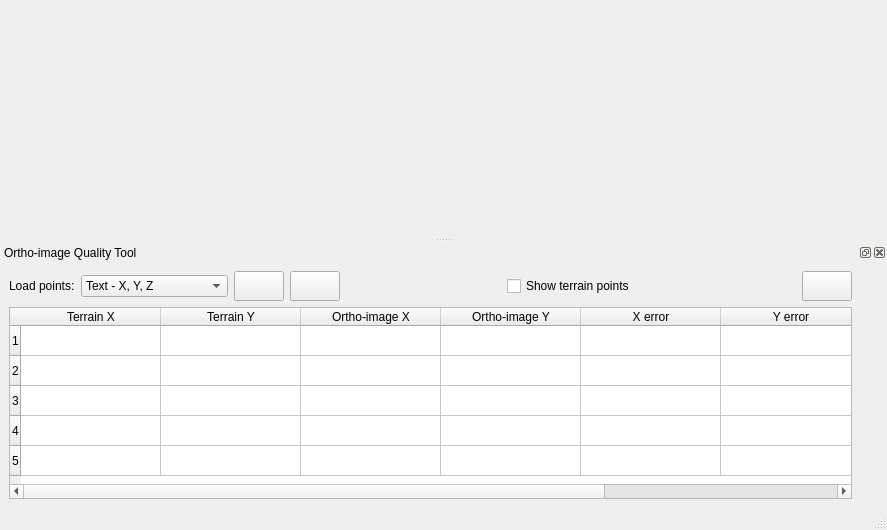
<?xml version="1.0" encoding="UTF-8"?>
<ui version="4.0">
 <class>OrthoQualityWindow</class>
 <widget class="QMainWindow" name="OrthoQualityWindow">
  <property name="geometry">
   <rect>
    <x>0</x>
    <y>0</y>
    <width>887</width>
    <height>530</height>
   </rect>
  </property>
  <property name="windowTitle">
   <string>Ortho-image Quality Tool</string>
  </property>
  <property name="windowIcon">
   <iconset resource="../resource/resource.qrc">
    <normaloff>:/icon/WindowIcon.png</normaloff>:/icon/WindowIcon.png</iconset>
  </property>
  <widget class="QWidget" name="centralwidget"/>
  <widget class="QStatusBar" name="statusbar"/>
  <widget class="QDockWidget" name="dockWidget">
   <property name="contextMenuPolicy">
    <enum>Qt::NoContextMenu</enum>
   </property>
   <property name="windowIcon">
    <iconset>
     <normaloff/>
    </iconset>
   </property>
   <property name="floating">
    <bool>false</bool>
   </property>
   <property name="features">
    <set>QDockWidget::AllDockWidgetFeatures</set>
   </property>
   <property name="windowTitle">
    <string>Ortho-image Quality Tool</string>
   </property>
   <attribute name="dockWidgetArea">
    <number>8</number>
   </attribute>
   <widget class="QWidget" name="dockWidgetContents">
    <layout class="QGridLayout" name="gridLayout">
     <item row="0" column="0">
      <layout class="QHBoxLayout" name="horizontalLayout">
       <item>
        <layout class="QHBoxLayout" name="horizontalLayout_3">
         <item>
          <widget class="QLabel" name="label">
           <property name="text">
            <string>Load points:</string>
           </property>
          </widget>
         </item>
         <item>
          <widget class="QComboBox" name="comboBox1">
           <item>
            <property name="text">
             <string>Text - X, Y, Z</string>
            </property>
           </item>
           <item>
            <property name="text">
             <string>E-FOTO Stereoplotter</string>
            </property>
           </item>
           <item>
            <property name="text">
             <string>Ortho-image quality</string>
            </property>
           </item>
          </widget>
         </item>
        </layout>
       </item>
       <item>
        <layout class="QHBoxLayout" name="horizontalLayout_2">
         <item>
          <widget class="QToolButton" name="loadButton">
           <property name="minimumSize">
            <size>
             <width>50</width>
             <height>30</height>
            </size>
           </property>
           <property name="toolTip">
            <string>Load testing points</string>
           </property>
           <property name="text">
            <string/>
           </property>
           <property name="icon">
            <iconset resource="../resource/resource.qrc">
             <normaloff>:/icon/fileopen.png</normaloff>:/icon/fileopen.png</iconset>
           </property>
          </widget>
         </item>
         <item>
          <widget class="QToolButton" name="saveButton">
           <property name="minimumSize">
            <size>
             <width>50</width>
             <height>30</height>
            </size>
           </property>
           <property name="toolTip">
            <string>Save ortho-image quality report</string>
           </property>
           <property name="text">
            <string/>
           </property>
           <property name="icon">
            <iconset resource="../resource/resource.qrc">
             <normaloff>:/icon/filesave</normaloff>:/icon/filesave</iconset>
           </property>
          </widget>
         </item>
        </layout>
       </item>
       <item>
        <spacer name="horizontalSpacer">
         <property name="orientation">
          <enum>Qt::Horizontal</enum>
         </property>
         <property name="sizeHint" stdset="0">
          <size>
           <width>40</width>
           <height>20</height>
          </size>
         </property>
        </spacer>
       </item>
       <item>
        <widget class="QCheckBox" name="checkBox">
         <property name="text">
          <string>Show terrain points</string>
         </property>
        </widget>
       </item>
       <item>
        <spacer name="horizontalSpacer_2">
         <property name="orientation">
          <enum>Qt::Horizontal</enum>
         </property>
         <property name="sizeHint" stdset="0">
          <size>
           <width>40</width>
           <height>20</height>
          </size>
         </property>
        </spacer>
       </item>
       <item>
        <widget class="QToolButton" name="doneButton">
         <property name="minimumSize">
          <size>
           <width>50</width>
           <height>30</height>
          </size>
         </property>
         <property name="toolTip">
          <string>Save ortho-image quality report</string>
         </property>
         <property name="text">
          <string/>
         </property>
         <property name="icon">
          <iconset resource="../resource/resource.qrc">
           <normaloff>:/icon/done.png</normaloff>:/icon/done.png</iconset>
         </property>
        </widget>
       </item>
      </layout>
     </item>
     <item row="0" column="1">
      <widget class="QLabel" name="label_3">
       <property name="text">
        <string/>
       </property>
      </widget>
     </item>
     <item row="0" column="2">
      <widget class="QLabel" name="label_2">
       <property name="text">
        <string/>
       </property>
      </widget>
     </item>
     <item row="1" column="0">
      <widget class="QTableWidget" name="tableWidget">
       <property name="minimumSize">
        <size>
         <width>0</width>
         <height>192</height>
        </size>
       </property>
       <property name="selectionMode">
        <enum>QAbstractItemView::SingleSelection</enum>
       </property>
       <property name="selectionBehavior">
        <enum>QAbstractItemView::SelectRows</enum>
       </property>
       <attribute name="horizontalHeaderDefaultSectionSize">
        <number>140</number>
       </attribute>
       <attribute name="horizontalHeaderDefaultSectionSize">
        <number>140</number>
       </attribute>
       <row>
        <property name="text">
         <string>1</string>
        </property>
       </row>
       <row>
        <property name="text">
         <string>2</string>
        </property>
       </row>
       <row>
        <property name="text">
         <string>3</string>
        </property>
       </row>
       <row>
        <property name="text">
         <string>4</string>
        </property>
       </row>
       <row>
        <property name="text">
         <string>5</string>
        </property>
       </row>
       <column>
        <property name="text">
         <string>Terrain X</string>
        </property>
       </column>
       <column>
        <property name="text">
         <string>Terrain Y</string>
        </property>
       </column>
       <column>
        <property name="text">
         <string>Ortho-image X</string>
        </property>
       </column>
       <column>
        <property name="text">
         <string>Ortho-image Y</string>
        </property>
       </column>
       <column>
        <property name="text">
         <string>X error</string>
        </property>
       </column>
       <column>
        <property name="text">
         <string>Y error</string>
        </property>
       </column>
       <column>
        <property name="text">
         <string>Planimetric Error</string>
        </property>
       </column>
      </widget>
     </item>
    </layout>
   </widget>
  </widget>
  <action name="actionZoom">
   <property name="checkable">
    <bool>true</bool>
   </property>
   <property name="icon">
    <iconset resource="../resource/resource.qrc">
     <normaloff>:/icon/find.png</normaloff>:/icon/find.png</iconset>
   </property>
   <property name="text">
    <string>&amp;Zoom</string>
   </property>
   <property name="shortcut">
    <string>Ctrl+Z</string>
   </property>
  </action>
  <action name="actionExit">
   <property name="icon">
    <iconset resource="../resource/resource.qrc">
     <normaloff>:/icon/exit2.png</normaloff>:/icon/exit2.png</iconset>
   </property>
   <property name="text">
    <string>&amp;Exit</string>
   </property>
   <property name="shortcut">
    <string>Ctrl+E</string>
   </property>
  </action>
  <action name="actionView_report">
   <property name="icon">
    <iconset resource="../resource/resource.qrc">
     <normaloff>:/icon/table.png</normaloff>:/icon/table.png</iconset>
   </property>
   <property name="text">
    <string>View &amp;report</string>
   </property>
   <property name="shortcut">
    <string>Ctrl+R</string>
   </property>
  </action>
  <action name="actionFit_view">
   <property name="icon">
    <iconset resource="../resource/resource.qrc">
     <normaloff>:/icon/fit.png</normaloff>:/icon/fit.png</iconset>
   </property>
   <property name="text">
    <string>Fit &amp;view</string>
   </property>
   <property name="shortcut">
    <string>Ctrl+V</string>
   </property>
  </action>
  <action name="actionSet_mark">
   <property name="checkable">
    <bool>true</bool>
   </property>
   <property name="icon">
    <iconset>
     <normaloff>:/icon/mark.png</normaloff>:/icon/mark.png</iconset>
   </property>
   <property name="text">
    <string>&amp;Set mark</string>
   </property>
   <property name="iconText">
    <string>Set mark</string>
   </property>
   <property name="shortcut">
    <string>Ctrl+S</string>
   </property>
  </action>
  <action name="actionInterior_orientation">
   <property name="icon">
    <iconset resource="../resource/resource.qrc">
     <normaloff>:/icon/interior.ico</normaloff>:/icon/interior.ico</iconset>
   </property>
   <property name="text">
    <string>Interior &amp;orientation</string>
   </property>
   <property name="shortcut">
    <string>Ctrl+O</string>
   </property>
  </action>
  <action name="actionMove">
   <property name="checkable">
    <bool>true</bool>
   </property>
   <property name="icon">
    <iconset resource="../resource/resource.qrc">
     <normaloff>:/icon/move.png</normaloff>:/icon/move.png</iconset>
   </property>
   <property name="text">
    <string>&amp;Move</string>
   </property>
   <property name="shortcut">
    <string>Ctrl+M</string>
   </property>
  </action>
  <action name="actionActive_grid">
   <property name="icon">
    <iconset resource="../resource/resource.qrc">
     <normaloff>:/icon/grid.png</normaloff>:/icon/grid.png</iconset>
   </property>
   <property name="text">
    <string>&amp;Active grid</string>
   </property>
   <property name="iconText">
    <string>Active grid</string>
   </property>
   <property name="shortcut">
    <string>Ctrl+A</string>
   </property>
   <property name="visible">
    <bool>false</bool>
   </property>
  </action>
 </widget>
 <resources>
  <include location="../resource/resource.qrc"/>
 </resources>
 <connections/>
</ui>
